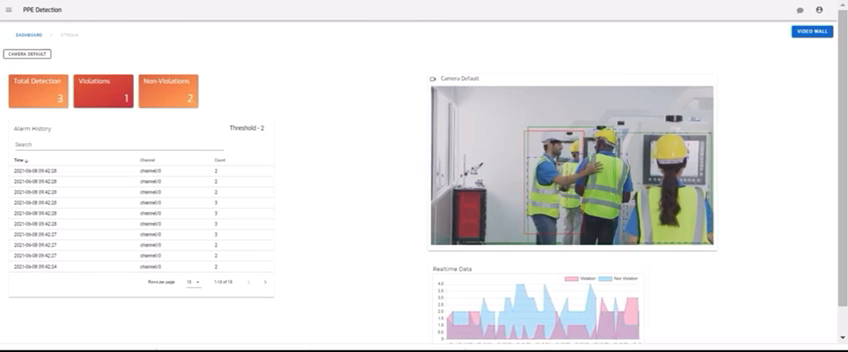
#> input picture frame 85 of lab2/B27_E22CSEU0807_KritikaSaanvi/WhatsApp Video 2025-05-10 at 16.47.10_1f72c4a5.mp4, 848 x 352 px, given in place of input_videos.mp4, which was not available
$ jupyter execute --allow-errors cv_lab_12.ipynb   (shell and % lines are left out)
#> lines starting #> are read from the running program, lines starting #| are printed output that depends on the picture; pictures that were not available may be replaced by others from this repository, and a replacement may not be noted
[cell 1]
from google.colab import files
uploaded = files.upload()  # Upload your image and video file here
#> the answer given: Picture1.jpg

[cell 2]
import cv2
import numpy as np
from matplotlib import pyplot as plt
from IPython.display import display, clear_output

# Initialize the saliency detector
saliency = cv2.saliency.StaticSaliencySpectralResidual_create()

# ---------- IMAGE ----------
image_path = "/content/jeans.jpg"  # Replace with uploaded image file name
image = cv2.imread(image_path)
(success, saliencyMap) = saliency.computeSaliency(image)
#> success = False
#> (the rest of this cell did not finish here and is left out)

[cell 3]
# ---------- VIDEO ----------
video_path = "/content/input_videos.mp4"  # Replace with uploaded video file name
cap = cv2.VideoCapture(video_path)

frame_count = 0
while cap.isOpened() and frame_count < 30:  # Process only first 30 frames for brevity
    ret, frame = cap.read()
#> frame is the input picture: shape (352, 848, 3); mean B, G, R 231.3, 231.9, 233.9
    if not ret:
        break

    success, saliencyMap = saliency.computeSaliency(frame)
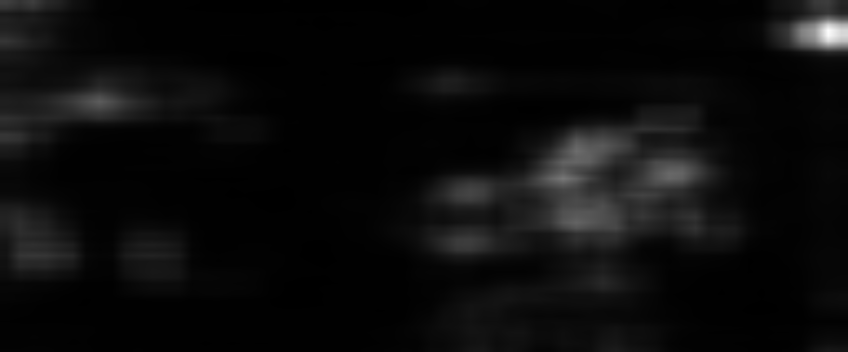
#> saliencyMap: shape (352, 848) float32; min 0.00188, max 0.995, mean 0.0469
#> success = True
    saliencyMap = (saliencyMap * 255).astype("uint8")

    # Display
    clear_output(wait=True)
    plt.figure(figsize=(10, 4))
#> (this line was passed over: IPython is not available in this run)
    plt.subplot(1, 2, 1)
#> (this line was passed over: IPython is not available in this run)
    plt.title("Video Frame")
#> (this line was passed over: IPython is not available in this run)
    plt.axis("off")
#> (this line was passed over: IPython is not available in this run)
    plt.imshow(cv2.cvtColor(frame, cv2.COLOR_BGR2RGB))
#> (this line was passed over: IPython is not available in this run)

    plt.subplot(1, 2, 2)
#> (this line was passed over: IPython is not available in this run)
    plt.title("Saliency Map")
#> (this line was passed over: IPython is not available in this run)
    plt.axis("off")
    plt.imshow(saliencyMap, cmap='gray')
    plt.show()

    frame_count += 1

cap.release()


$ run again, starting later in the video
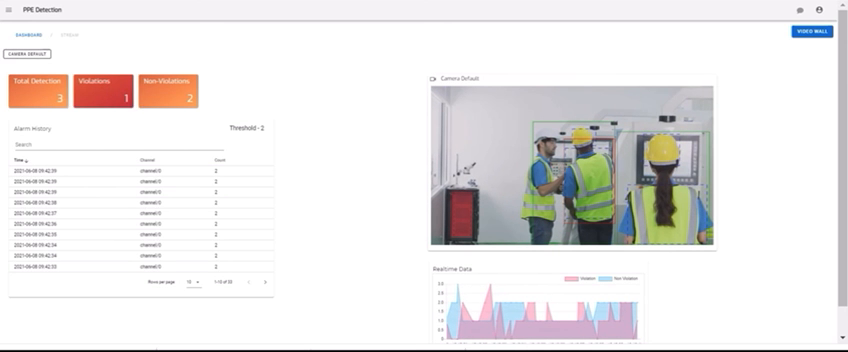
#> input picture frame 382 of lab2/B27_E22CSEU0807_KritikaSaanvi/WhatsApp Video 2025-05-10 at 16.47.10_1f72c4a5.mp4, 848 x 352 px, given in place of input_videos.mp4, which was not available
#> `(success, saliencyMap) = saliency.computeSaliency(image)`: success = False
#> frame is the input picture: shape (352, 848, 3); mean B, G, R 231.4, 232, 234.3
#> `success, saliencyMap = saliency.computeSaliency(frame)`:
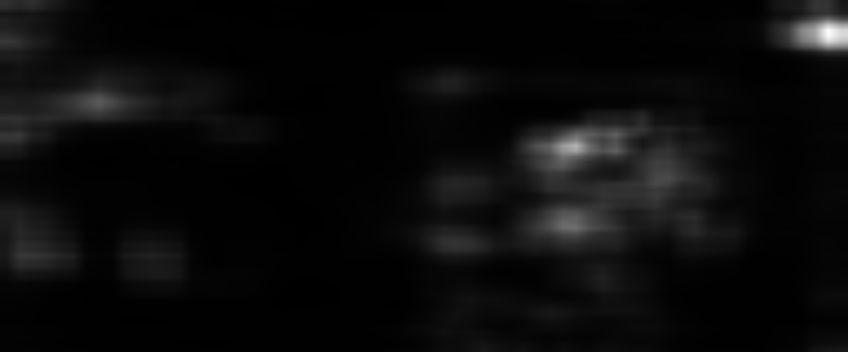
#> saliencyMap: shape (352, 848) float32; min 0.00183, max 0.995, mean 0.045
#> `success, saliencyMap = saliency.computeSaliency(frame)`: success = True

$ run again, starting later in the video
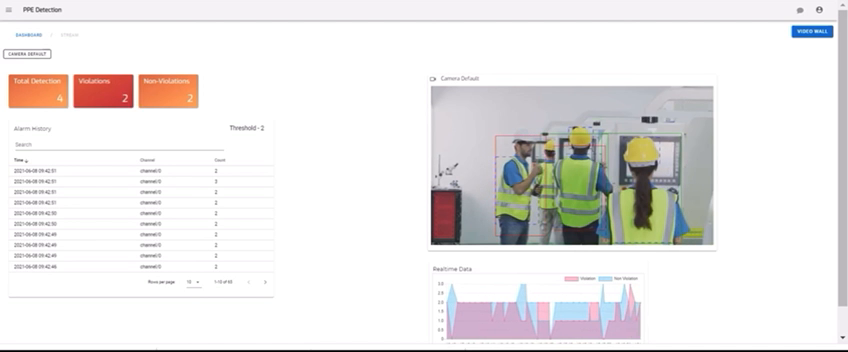
#> input picture frame 680 of lab2/B27_E22CSEU0807_KritikaSaanvi/WhatsApp Video 2025-05-10 at 16.47.10_1f72c4a5.mp4, 848 x 352 px, given in place of input_videos.mp4, which was not available
#> `(success, saliencyMap) = saliency.computeSaliency(image)`: success = False
#> frame is the input picture: shape (352, 848, 3); mean B, G, R 230.8, 231.6, 233.9
#> `success, saliencyMap = saliency.computeSaliency(frame)`:
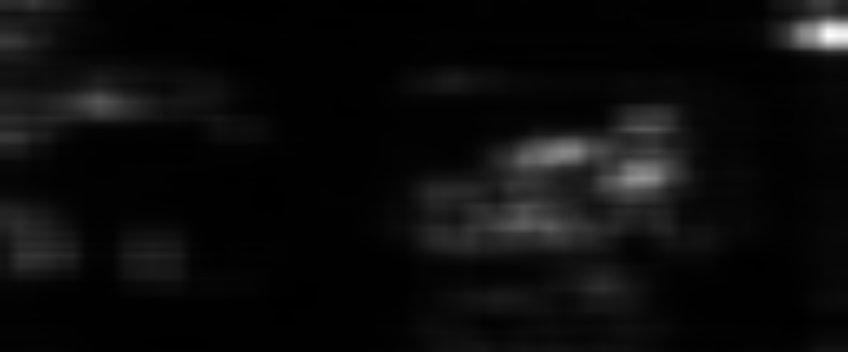
#> saliencyMap: shape (352, 848) float32; min 0.00187, max 0.996, mean 0.0475
#> `success, saliencyMap = saliency.computeSaliency(frame)`: success = True
